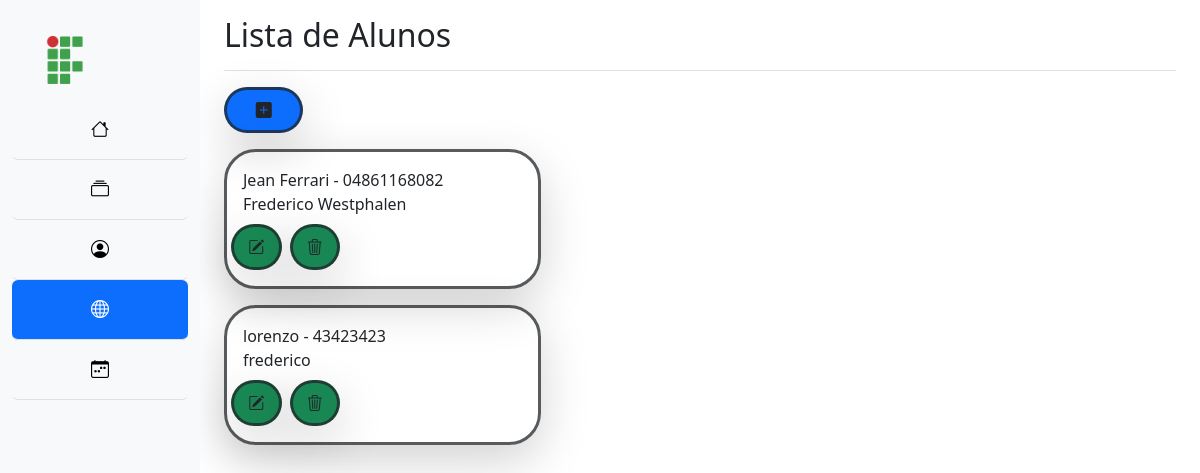
Page /pag_aluno.php (signed in) on the earlier database version.
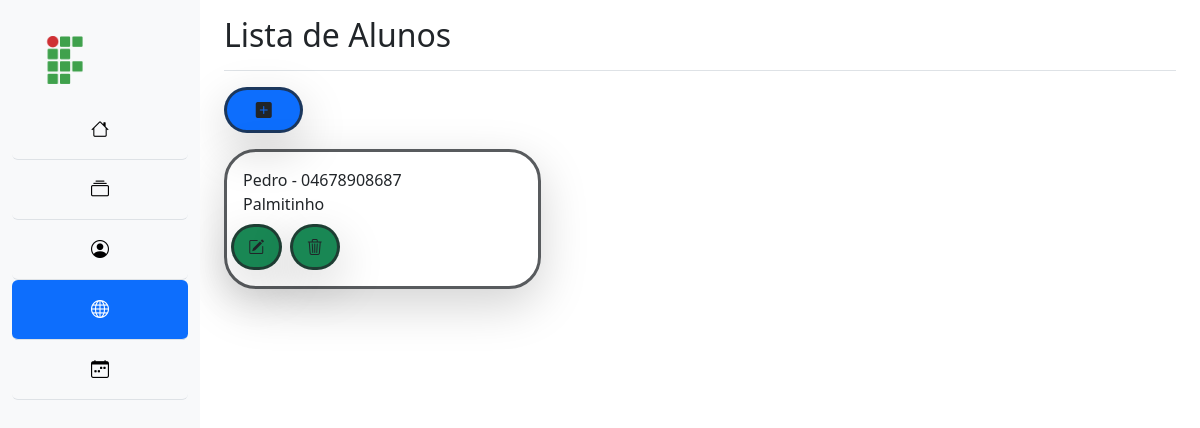
Same page on the later database version.
### tables this page shows
CREATE TABLE `aluno` (
  `CPF` varchar(50) NOT NULL,
  `Acompanhamento` int(11) DEFAULT NULL,
  `Email` varchar(50) DEFAULT NULL,
  `Nome` varchar(50) DEFAULT NULL,
  `Aux_permanencia` int(11) DEFAULT NULL,
  `Cidade` varchar(50) DEFAULT NULL,
  `Genero` varchar(50) DEFAULT NULL,
  `Reprovacoes` int(11) DEFAULT NULL,
  `Apoio_psic` int(11) DEFAULT NULL,
  `Cotista` int(11) DEFAULT NULL,
  `Data_nasc` date DEFAULT NULL,
  `UF` varchar(50) DEFAULT NULL,
  `Estagio` int(11) DEFAULT NULL,
  `Interno` int(11) DEFAULT NULL,
  `Matricula` int(11) DEFAULT NULL,
  `Acomp_saude` int(11) DEFAULT NULL,
  `Proj_pesq` int(11) DEFAULT NULL,
  `Proj_ext` int(11) DEFAULT NULL,
  `Proj_ens` int(11) DEFAULT NULL
);

### pag_aluno.php (the view, shortened to what this page needs)
<?php
include "config.php";
$conn = new mysqli($servername, $username, $password, $database);
?>
<!DOCTYPE html>
<html lang="pt-br">
<head>
    <link href="style.css" rel="stylesheet">
    <link href="https://cdn.jsdelivr.net/npm/bootstrap@5.3.3/dist/css/bootstrap.min.css" rel="stylesheet">
    <link rel="stylesheet" href="https://cdn.jsdelivr.net/npm/bootstrap-icons@1.11.3/font/bootstrap-icons.min.css">
</head>
<body>
    <div class="container-fluid">
        <div class="row">
            <nav class="col-md-2 d-none d-md-block bg-light sidebar">
                <div class="sidebar-sticky">
                    <a href="" class="d-block p-3 link-dark text-decoration-none" title="Iffar" data-bs-toggle="tooltip" data-bs-placement="right">
                        <img height="48" src="if.png" alt="Iffar">
                    </a>
                    <ul class="nav nav-pills nav-flush flex-column mb-auto text-center">
                        <li class="nav-item">
                            <a href="index.php" class="nav-link py-3 border-bottom" aria-current="page" title="Início" data-bs-toggle="tooltip" data-bs-placement="right">
                                <i class="bi bi-house"></i>
                            </a>
                        </li>
                        <li>
                            <a href="#" class="nav-link py-3 border-bottom" title="Turmas" data-bs-toggle="tooltip" data-bs-placement="right">
                                <i class="bi bi-collection"></i>
                            </a>
                        </li>
                        <li>
                            <a href="f_professor.php" class="nav-link py-3 border-bottom" title="Professores" data-bs-toggle="tooltip" data-bs-placement="right">
                                <i class="bi bi-person-circle"></i>
                            </a>
                        </li>
                        <li>
                            <a href="aluno_registro.php" class="nav-link active py-3 border-bottom" title="Alunos" data-bs-toggle="tooltip" data-bs-placement="right">
                                <i class="bi bi-globe"></i>
                            </a>
                        </li>
                        <li>
                            <a href="set_registro.php" class="nav-link py-3 border-bottom" title="Setores" data-bs-toggle="tooltip" data-bs-placement="right">
                                <i class="bi bi-calendar-week"></i>
                            </a>
                        </li>
                    </ul>
                </div>
            </nav>
            <main role="main" class="col-md-9 ms-sm-auto col-lg-10 px-4">
                <div class="d-flex justify-content-between flex-wrap flex-md-nowrap align-items-center pt-3 pb-2 mb-3 border-bottom">
                    <h1 class="h2">Lista de Alunos</h1>
                </div>
                <div class='d-flex justify-content-center col-1 p-2 border border-dark border-3 border-opacity-75 rounded-5 shadow-lg mb-3 bg-primary'>
                    <a href="aluno_registro.php" class="nav-link"><i class="bi bi-plus-square-fill"></i></a>
                </div>
                <div>
                    <?php
                    $sql = "SELECT * FROM aluno";
                    $result = $conn->query($sql);
                    if ($result->num_rows > 0) {
                        while($row = $result->fetch_assoc()) {
                            echo "<div class='col-4 p-3 border border-dark border-3 border-opacity-75 rounded-5 shadow-lg mb-3'>";
                            echo $row['Nome'] . " - " . $row['CPF'] . "<br>";
                            echo $row['Cidade'];
                            echo "<div class= 'row'>";
                            echo "<div class='d-flex justify-content-center mt-2 col-2 p-2 border border-dark border-3 border-opacity-75 rounded-5 shadow-lg bg-success'>
                                <a href='#' class='nav-link'><i class='bi bi-pencil-square'></i></a>
                                </div>";
                            echo "<div class='d-flex justify-content-center mt-2 ms-2 col-2 p-2 border border-dark border-3 border-opacity-75 rounded-5 shadow-lg bg-success'>
                                <a href='#' class='nav-link'><i class='bi bi-trash3'></i></a>
                                </div>";
                            echo "</div>";
                            echo "</div>";
                        }
                    } else {
                        echo "Nenhum aluno encontrado.";
                    }
                    ?>
                </div>
            </main>
        </div>
    </div>
</body>
</html>

### style.css (style rules this page uses)
body { margin: 0; padding: 0; }
.sidebar { height: 100vh; width: 250px; background-color: #f8f9fa; position: fixed; top: 0; left: 0; padding-top: 20px; }
.sidebar a { display: block; padding: 10px 15px; font-size: 18px; color: #000; text-decoration: none; }

Differences in the rows shown:
removed aluno: Nome "Jean Ferrari", CPF "04861168082", Cidade "Frederico Westphalen"
removed aluno: Nome "lorenzo", CPF "43423423", Cidade "frederico"
added aluno: Nome "Pedro", CPF "04678908687", Cidade "Palmitinho"
